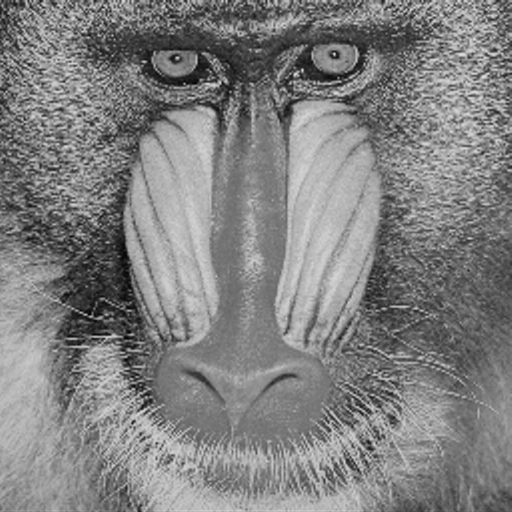
#> input picture data/Cover/Baboon.tif, 512 x 512 px
$ python main.py
#> lines starting #> are read from the running program, lines starting #| are printed output that depends on the picture
### get_logistic_sequence.py
import numpy as np

def get_logistic_sequence(initial_value, logistic_parameter_a, height, width):
    sequence_length = width * height

    # Initialize sequences
    logistic_original_sequence = np.arange(sequence_length)
    logistic_sequence = np.ones(sequence_length) * initial_value

    # Generate logistic sequence
    for i in range(1, sequence_length):
        logistic_sequence[i] = logistic_parameter_a * logistic_sequence[i-1] * (1 - logistic_sequence[i-1])

    # Combine and sort sequences
    logistic_sequence_combine = np.vstack((logistic_sequence, logistic_original_sequence))

    # Sort based on first row
    sorted_indices = np.argsort(logistic_sequence_combine[0])
    logistic_sequence_combine = logistic_sequence_combine[:, sorted_indices]

    # Return the sorted original sequence indices
    return logistic_sequence_combine[1].astype(np.int32)

### find_best_method_adaptive.py
import numpy as np

def find_best_method_adaptive(image_data, table_height, table_width, block_height, block_width):
    # Convert image data to float for calculations
    image_data = image_data.astype(float)
    watermark_data = np.zeros((table_height, table_width))

    for i in range(table_height):
        for j in range(table_width):
            # Extract 2x2 block
            a = np.array([
                image_data[i*block_height-1, j*block_width-1],
                image_data[i*block_height-1, j*block_width],
                image_data[i*block_height, j*block_width-1],
                image_data[i*block_height, j*block_width]
            ])

            # Calculate block min and max values
            block_values = np.floor(a/4) * 4
            block_max = np.max(block_values)
            block_min = np.min(block_values)

            # Calculate distances for each possible pixel value
            pixel_values = np.arange(block_min, block_max + 1, 4)
            if len(pixel_values) > 0:
                distances = np.array([
                    np.sum((pixel_val - a) ** 2)
                    for pixel_val in pixel_values
                ])

                # Find pixel value with minimum distance
                min_distance_idx = np.argmin(distances)
                watermark_data[i, j] = pixel_values[min_distance_idx]

    return watermark_data.astype(np.uint8)

### calculate_crc.py
def calculate_crc(data):
    # CRC-32 parameters
    polynomial = 0xEDB88320  # CRC-32 polynomial
    crc_init = 0xFFFFFFFF    # Initial CRC value

    # Initialize CRC
    crc = crc_init

    # Process each bit in the data
    for bit in data:
        crc = crc ^ bit  # XOR CRC with data bit
        for _ in range(8):
            if crc & 1:  # If least significant bit of CRC is 1
                crc = (crc >> 1) ^ polynomial  # Shift right and XOR polynomial
            else:
                crc = crc >> 1  # Shift right

    # Finalize CRC checksum
    crc_checksum = ~crc  # Take one's complement of CRC
    return crc_checksum

### smooth_function.py
def smooth_function(original_pixel, lsb2, lsb1):
    # Convert to integer for bitwise operations
    original_pixel = int(original_pixel)

    # Set LSB1 (first bit)
    watermarked_pixel = original_pixel & ~1  # Clear first bit
    watermarked_pixel |= lsb1 & 1  # Set first bit to LSB1

    # Set LSB2 (second bit)
    watermarked_pixel &= ~2  # Clear second bit
    watermarked_pixel |= (lsb2 & 1) << 1  # Set second bit to LSB2

    return watermarked_pixel

### main.py
import cv2
import numpy as np
import os
from get_logistic_sequence import get_logistic_sequence
from find_best_method_adaptive import find_best_method_adaptive
from smooth_function import smooth_function
from calculate_crc import calculate_crc

def main():
    # Initialize parameters
    block_height = 2
    block_width = 2
    initial_value = 0.3
    logistic_parameter_a = 3.991

    # Read input image
    image_path = os.path.join('data', 'Cover', 'Baboon.tif')
    image512x512 = cv2.imread(image_path, cv2.IMREAD_GRAYSCALE)
#> image512x512 is the input picture: shape (512, 512); min 0, max 226, mean 128.5
    image_height, image_width = image512x512.shape
#> image_height = 512; image_width = 512

    table_height = image_height // block_height
#> table_height = 256
    table_width = image_width // block_width
#> table_width = 256

    # Generate logistic sequence
    logistic_sequence_output = get_logistic_sequence(initial_value, logistic_parameter_a, table_height, table_width)
    logistic_sequence_one = np.vstack((logistic_sequence_output, np.arange(table_height * table_width)))

    # Process image data
    image_data = image512x512[:table_height * block_height, :table_width * block_width]

    # Find best method adaptive
    pre_embed_recover_data = find_best_method_adaptive(image_data, table_height, table_width, block_height, block_width)
#> after the loop in find_best_method_adaptive, `for i in range(table_height):`:
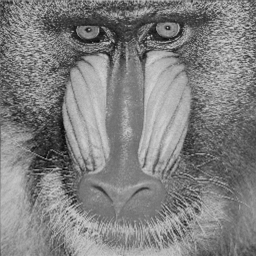
#> watermark_data: shape (256, 256) float64; min 4, max 216, mean 128.3
    pre_embed_recover_data_vector = np.vstack((pre_embed_recover_data.T.reshape(-1), np.arange(table_height * table_width)))

    # Initialize watermark map
    watermark_map_vector = np.zeros(table_height * table_width, dtype=np.uint8)
    number_of_pixel_bit = 8

    # Generate watermark map
    for i in range(table_height * table_width):
        pixel_value = pre_embed_recover_data_vector[0, logistic_sequence_one[0, i]]

        # Extract bits from pixel value
        bits = [(pixel_value >> k) & 1 for k in range(number_of_pixel_bit-1, number_of_pixel_bit-7, -1)]

        # Set high bits in watermark map
        for k, bit in enumerate(bits):
            watermark_map_vector[i] |= bit << (number_of_pixel_bit - k - 1)

        # Calculate CRC and authentication bits
        crc_checksum = calculate_crc(bits)
        authentication_data = crc_checksum % 4
        bit_p = (authentication_data >> 1) & 1
        bit_v = authentication_data & 1

        # Set authentication bits
        watermark_map_vector[i] = (watermark_map_vector[i] & ~3) | (bit_p << 1) | bit_v
#> this loop made 65536 passes
#> (pixel_value, bits, crc_checksum, authentication_data, bit_p, bit_v) on passes 1 to 3: (172, [1, 0, 1, 0, 1, 1], -1405217612, 0, 0, 0), (184, [1, 0, 1, 1, 1, 0], -621064683, 1, 0, 1), (132, [1, 0, 0, 0, 0, 1], -4066819440, 0, 0, 0)

    # Reshape watermark map
    watermark_map_matrix = watermark_map_vector.reshape(table_width, table_height).T
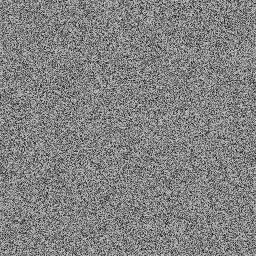
#> watermark_map_matrix: shape (256, 256); min 5, max 216, mean 129.8

    # Initialize embedded image
    image_data_embed = np.zeros_like(image_data)

    # Embed watermark
    for i in range(table_height):
        for j in range(table_width):
            pixel_map = watermark_map_matrix[i, j]
            bits = [(pixel_map >> k) & 1 for k in range(7, -1, -1)]

            # Apply smooth function to each pixel in block
            pos = [(0, 0, 7, 6), (0, 1, 5, 4), (1, 0, 3, 2), (1, 1, 1, 0)]
            for di, dj, bi1, bi2 in pos:
                y = i * block_height + di
                x = j * block_width + dj
                image_data_embed[y, x] = smooth_function(
                    image_data[y, x],
                    bits[bi1],
                    bits[bi2]
                )
#> this loop made 256 passes

    # Calculate PSNR
    mse = np.mean((image_data - image_data_embed) ** 2)
    psnr = 10 * np.log10((255 * 255) / mse)
    print(f'PSNR: {psnr:.4f} dB')
#| PSNR: 44.4935 dB

    # Save watermarked image
    output_path = os.path.join('data', 'Watermarked', 'watermarked_image.tif')
    os.makedirs(os.path.dirname(output_path), exist_ok=True)
    cv2.imwrite(output_path, image_data_embed)

if __name__ == '__main__':
    main()

$ run again, with data/Cover/boat.tif copied over data/Cover/Baboon.tif
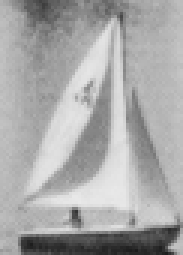
#> input picture data/Cover/boat.tif, 61 x 85 px (shown 3 times larger)
#> in main, image512x512 is the input picture: shape (85, 61); min 28, max 233, mean 168.3
#> after the loop in find_best_method_adaptive, `for i in range(table_height):`:
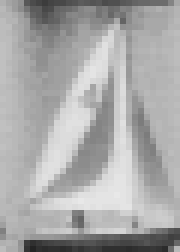
#> watermark_data: shape (42, 30) float64 (shown 6 times larger); min 36, max 232, mean 169
#> the loop in main, `for i in range(table_height * table_width):` made 1260 passes
#> (pixel_value, bits, crc_checksum, authentication_data, bit_p, bit_v) on passes 1 to 3: (52, [0, 0, 1, 1, 0, 1], -2151965593, 3, 1, 1), (220, [1, 1, 0, 1, 1, 1], -3621769130, 2, 1, 0), (192, [1, 1, 0, 0, 0, 0], -3087115338, 2, 1, 0)
#> after the loop in main, `for i in range(table_height * table_width):`: watermark_map_vector = 1260 values, max 234 at index 87, min 36 at index 552, mean 170.5
#> in main, `watermark_map_matrix = watermark_map_vector.reshape(table_width, table..`:
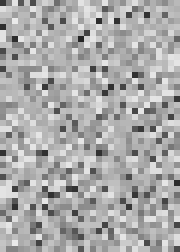
#> watermark_map_matrix: shape (42, 30) (shown 6 times larger); min 36, max 234, mean 170.5
#> the loop in main, `for i in range(table_height):` made 42 passes
#| PSNR: 44.4341 dB
